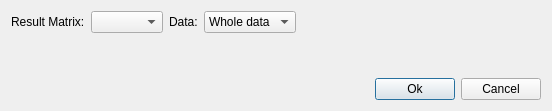
<?xml version="1.0" encoding="UTF-8"?>
<ui version="4.0">
 <class>settingsUi</class>
 <widget class="QDialog" name="settingsUi">
  <property name="geometry">
   <rect>
    <x>0</x>
    <y>0</y>
    <width>552</width>
    <height>111</height>
   </rect>
  </property>
  <property name="windowTitle">
   <string>Input/Output settings</string>
  </property>
  <property name="windowIcon">
   <iconset resource="../../../resources/AnyWave.qrc">
    <normaloff>:/images/AnyWave_icon.png</normaloff>:/images/AnyWave_icon.png</iconset>
  </property>
  <layout class="QVBoxLayout" name="verticalLayout">
   <item>
    <layout class="QHBoxLayout" name="horizontalLayout_2">
     <item>
      <widget class="QLabel" name="label">
       <property name="text">
        <string>Result Matrix:</string>
       </property>
      </widget>
     </item>
     <item>
      <widget class="QComboBox" name="comboMatrix"/>
     </item>
     <item>
      <widget class="QLabel" name="label_2">
       <property name="text">
        <string>Data:</string>
       </property>
      </widget>
     </item>
     <item>
      <widget class="QComboBox" name="comboMarker">
       <item>
        <property name="text">
         <string>Whole data</string>
        </property>
       </item>
      </widget>
     </item>
     <item>
      <spacer name="horizontalSpacer">
       <property name="orientation">
        <enum>Qt::Horizontal</enum>
       </property>
       <property name="sizeHint" stdset="0">
        <size>
         <width>40</width>
         <height>20</height>
        </size>
       </property>
      </spacer>
     </item>
    </layout>
   </item>
   <item>
    <spacer name="verticalSpacer">
     <property name="orientation">
      <enum>Qt::Vertical</enum>
     </property>
     <property name="sizeHint" stdset="0">
      <size>
       <width>20</width>
       <height>31</height>
      </size>
     </property>
    </spacer>
   </item>
   <item>
    <layout class="QHBoxLayout" name="horizontalLayout">
     <item>
      <spacer name="horizontalSpacer_3">
       <property name="orientation">
        <enum>Qt::Horizontal</enum>
       </property>
       <property name="sizeHint" stdset="0">
        <size>
         <width>40</width>
         <height>20</height>
        </size>
       </property>
      </spacer>
     </item>
     <item>
      <widget class="QPushButton" name="pushButton">
       <property name="text">
        <string>Ok</string>
       </property>
      </widget>
     </item>
     <item>
      <widget class="QPushButton" name="pushButton_2">
       <property name="text">
        <string>Cancel</string>
       </property>
      </widget>
     </item>
    </layout>
   </item>
  </layout>
 </widget>
 <layoutdefault spacing="6" margin="11"/>
 <resources>
  <include location="../../../resources/AnyWave.qrc"/>
 </resources>
 <connections>
  <connection>
   <sender>pushButton</sender>
   <signal>clicked()</signal>
   <receiver>settingsUi</receiver>
   <slot>accept()</slot>
   <hints>
    <hint type="sourcelabel">
     <x>425</x>
     <y>91</y>
    </hint>
    <hint type="destinationlabel">
     <x>316</x>
     <y>85</y>
    </hint>
   </hints>
  </connection>
  <connection>
   <sender>pushButton_2</sender>
   <signal>clicked()</signal>
   <receiver>settingsUi</receiver>
   <slot>reject()</slot>
   <hints>
    <hint type="sourcelabel">
     <x>502</x>
     <y>87</y>
    </hint>
    <hint type="destinationlabel">
     <x>217</x>
     <y>88</y>
    </hint>
   </hints>
  </connection>
 </connections>
</ui>
